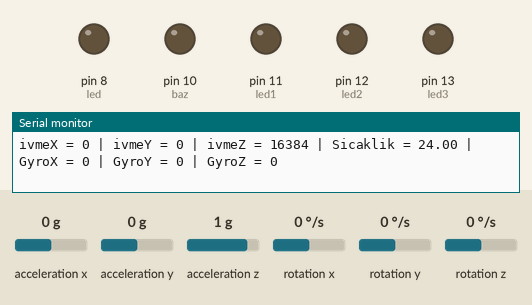
Simulated run of this sketch. Board: Arduino Uno, built with avr-gcc and run on an emulated ATmega328P. Shown: output pins drawn as LEDs (lit = HIGH), the last lines printed to the serial monitor. Wiring (inferred from the names in the program): MPU-6050 motion sensor at I2C address 0x68. Dashed ring = blinking. The inputs (shaded band) are chosen by the test bench; at power-on: rotation x 0 °/s, acceleration x 0 g, acceleration y 0 g, acceleration z 1 g, rotation y 0 °/s, rotation z 0 °/s.

Above: at 1.2 s.
1.3 s: rotation x set to 3 °/s
At 2.09 s:
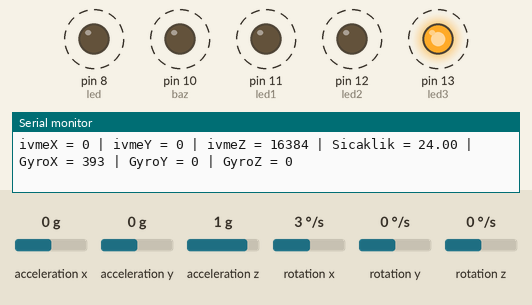
4.3 s: rotation x set to 0 °/s
At 5.5 s:
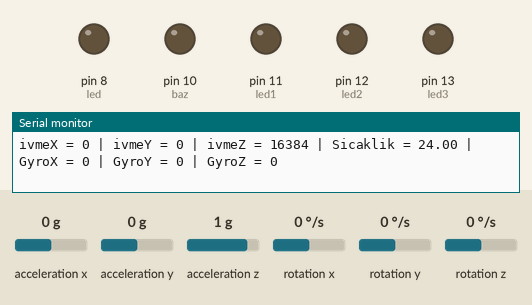
7.3 s: acceleration x set to -1.4 g
10.3 s: rotation x set to 100 °/s
At 10.71 s:
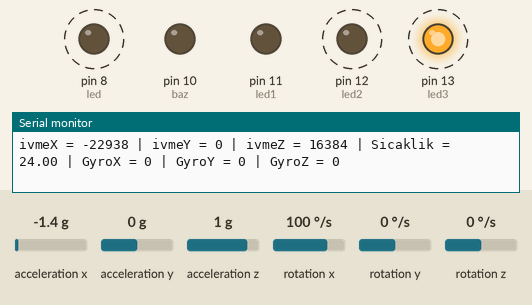
13.3 s: acceleration x set to 0 g
Timing chart, 0 to 17.3 s (numbered marks = the images above; inputs shaded):
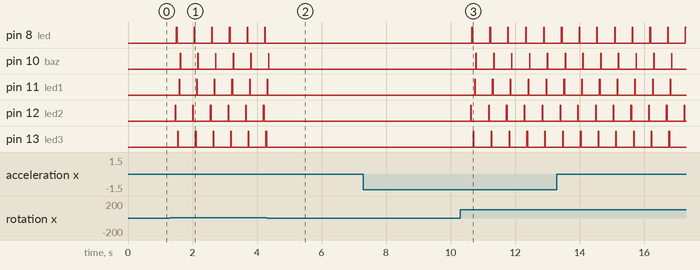

The sketch:

her_t_rl_.ino
```cpp
#include<Wire.h>

#define MPU 0x68
#define led 8
#define baz 10
#define led1 11
#define led2 12
#define led3 13

int16_t ivmeX,ivmeY,ivmeZ,IsI,GyX,GyY,GyZ;

void setup(){
  Wire.begin();
  pinMode(8,OUTPUT);
  pinMode(11,OUTPUT);
  pinMode(12,OUTPUT);
  pinMode(13,OUTPUT);
  pinMode(10,OUTPUT);
  Wire.beginTransmission(MPU);
  Wire.write(0x6B);
  Wire.write(0);
  Wire.endTransmission(true);
  Serial.begin(9600);
}
void loop(){

  verileriOku();

  Serial.print("ivmeX = "); Serial.print(ivmeX);
  Serial.print(" | ivmeY = "); Serial.print(ivmeY);
  Serial.print(" | ivmeZ = "); Serial.print(ivmeZ);
  Serial.print(" | Sicaklik = "); Serial.print(IsI/340.00+36.53);
  Serial.print(" | GyroX = "); Serial.print(GyX);
  Serial.print(" | GyroY = "); Serial.print(GyY);
  Serial.print(" | GyroZ = "); Serial.println(GyZ);
  delay(333);
}


void verileriOku(){
  Wire.beginTransmission(MPU);
  Wire.write(0x3B); // mpu6050 nin ilk sensör verisinin adresi.
  Wire.endTransmission(false);
  Wire.requestFrom(MPU,14,true); //0X3B den başlayan 14 bitlik veri istendi. İçinde tüm değerlerimiz var.

  ivmeX=Wire.read()<<8|Wire.read();
  ivmeY=Wire.read()<<8|Wire.read();
  ivmeZ=Wire.read()<<8|Wire.read();
  IsI=Wire.read()<<8|Wire.read();
  GyX=Wire.read()<<8|Wire.read();
  GyY=Wire.read()<<8|Wire.read();
  GyZ=Wire.read()<<8|Wire.read();

  if(GyX>200){
    digitalWrite(led2,HIGH);
    delay(20);
    digitalWrite(led2,LOW);
    delay(20);
    digitalWrite(led,HIGH);
    delay(20);
    digitalWrite(led,LOW);
    delay(20);
    digitalWrite(led3,HIGH);
    delay(20);
    digitalWrite(led3,LOW);
    delay(20);
    digitalWrite(led1,HIGH);
    delay(20);
    digitalWrite(led1,LOW);
    delay(20);
    digitalWrite(baz,HIGH);
    delay(10);
    digitalWrite(baz,LOW);
    delay(10);

  }
else{
  digitalWrite(led,LOW);
  digitalWrite(baz,LOW);
}

}


  /*
  * Sırası ile okunan her iki byte birleştirilerek sırası ile değişkenlere yazdırıldı
  * Böylece IMU'dan tüm değerler okunmuş oldu
  * 0X3B adresi imu değerlerinden ilk sensörün değerine denk gelmektedir.
  * IMU'dan tüm değerlerin okunabilmesi için bu adresten başlandı
  */
```

Measured:
- the behaviour switches between 1 and 2 °/s on rotation x (found by bisection; images 0 and 1)
- after the input at 1.3 s, pin 8 (led): alternates HIGH for 0.02 s and LOW for 0.53 s, starting after 0.20 s; pin 10 (baz): alternates HIGH for 0.01 s and LOW for 0.54 s, starting after 0.32 s
- after the input at 4.3 s, pin 8 (led), pin 12 (led2), pin 13 (led3): stops changing and stays LOW; pin 10 (baz): goes on until 4.4 s, then stays LOW; pin 11 (led1): goes on until 4.3 s, then stays LOW
- after the input at 10.3 s, pin 8 (led): alternates HIGH for 0.02 s and LOW for 0.53 s, starting after 0.37 s; pin 10 (baz): alternates HIGH for 0.01 s and LOW for 0.54 s, starting after 0.49 s
